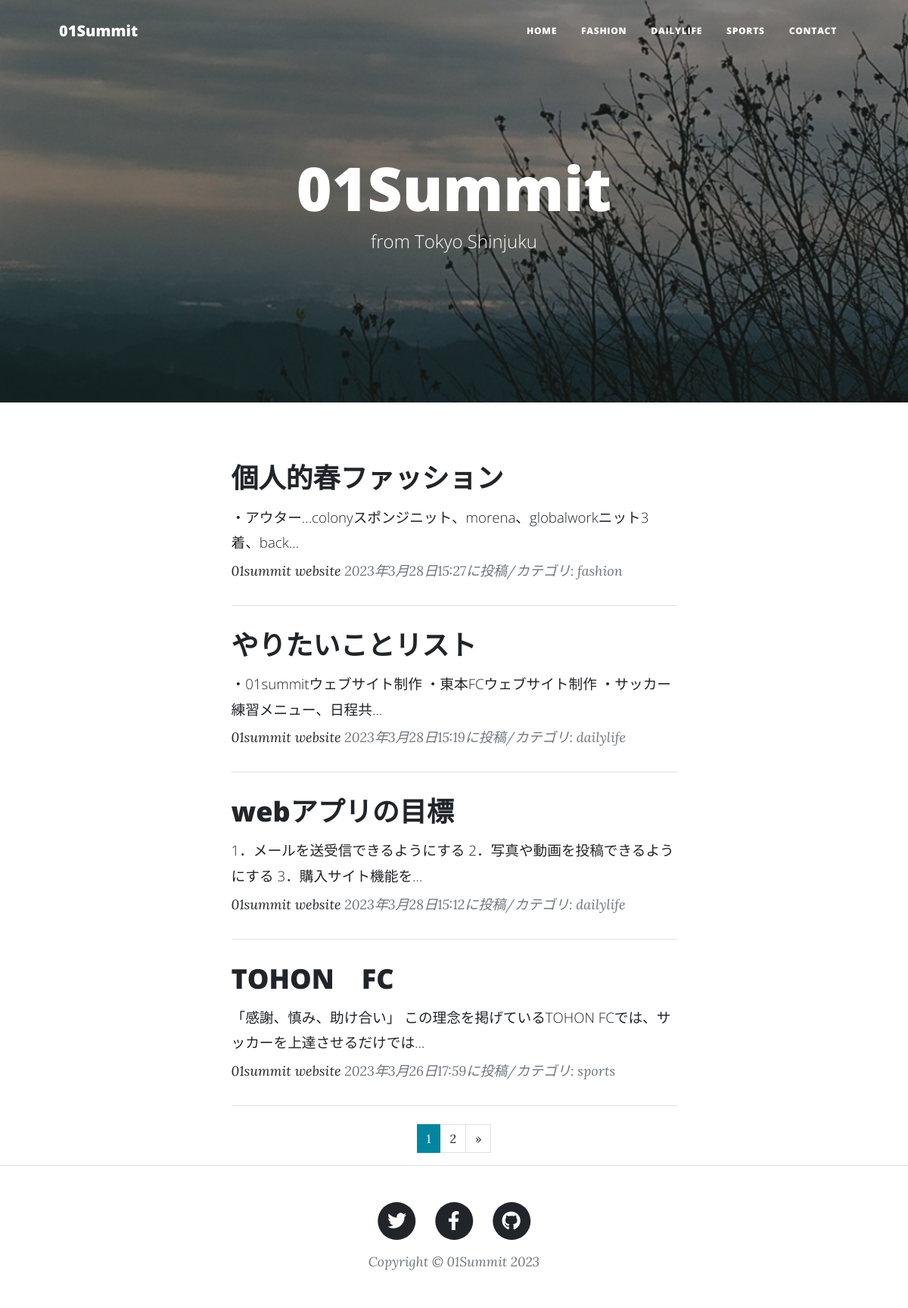
The page / on the database its author committed.
### blogapp/models.py (models this page shows, shortened)
class BlogPost(models.Model):
    CATEGORY = (('fashion', 'fashion')),(('dailylife','dailylife')),(('sports','sports'))
    title = models.CharField(verbose_name='title',max_length=200)
    content = models.TextField(verbose_name='contnet')
    posted_at = models.DateTimeField(verbose_name='datetime',auto_now_add=True)
    category = models.CharField(verbose_name='category',max_length=50,choices=CATEGORY)

### blogapp/views.py (the view)
# urls.py: path('', views.index_view, name='index'),
def index_view(request):
    records = BlogPost.objects.order_by('-posted_at')
    paginator = Paginator(records, 4)
    page_number = request.GET.get('page', 1)
    pages = paginator.page(page_number)
    return render(request, 'index.html', {'orderby_records': pages})

### blogapp/templates/index.html (shortened to what this page needs)
{% extends 'base.html' %}
{% load static %}
        {% block header %}
        <header class="masthead" style="background-image: url({% static 'assets/img/no1.jpg' %})">
            <div class="container position-relative px-4 px-lg-5">
                <div class="row gx-4 gx-lg-5 justify-content-center">
                    <div class="col-md-10 col-lg-8 col-xl-7">
                        <div class="site-heading">
                            <h1> 01Summit </h1>
                            <span class="subheading"> from Tokyo Shinjuku </span>
                        </div>
                    </div>
                </div>
            </div>
        </header>
        {% endblock %}
        {% block contents %}
        <div class="container px-4 px-lg-5">
            <div class="row gx-4 gx-lg-5 justify-content-center">
                <div class="col-md-10 col-lg-8 col-xl-7">
                    {% for record in orderby_records %}
                    <div class="post-preview">
                        <a href="{% url 'blogapp:blog_detail' record.pk %}">
                            <h2 class="post-title">
                                {{record.title}}
                            </h2>
                            <h3 class="post-subtitle">
                                <span style="font-size : 14pt">
                                    {{record.content|truncatechars:50}}
                                </span>
                            </h3>
                        </a>
                        <p class="post-meta">
                            <a href="#"> 01summit website</a>
                            {{record.posted_at}}に投稿/カテゴリ:
                            {{record.category}}</p>
                    </div>
                    <hr class="my-4" />
                    {% endfor %}
                    {% include "pagination.html" %}
                </div>
            </div>
        </div>
        {% endblock %}

### blogapp/templates/base.html (shortened to what this page needs)
{% load static %}
<!DOCTYPE html>
<html lang="ja">
    <head>
        <link href={% static "css/styles.css" %} rel="stylesheet" />
    </head>
    <body>
        <nav class="navbar navbar-expand-lg navbar-light" id="mainNav">
            <div class="container px-4 px-lg-5">
                <a class="navbar-brand" href={% url "blogapp:index" %}> 01Summit </a>
                <div class="collapse navbar-collapse" id="navbarResponsive">
                    <ul class="navbar-nav ms-auto py-4 py-lg-0">
                        <li class="nav-item"><a class="nav-link px-lg-3 py-3 py-lg-4" href="{% url "blogapp:index" %}">Home</a></li>
                        <li class="nav-item"><a class="nav-link px-lg-3 py-3 py-lg-4" href="{% url 'blogapp:fashion_list' %}">FASHION</a></li>
                        <li class="nav-item"><a class="nav-link px-lg-3 py-3 py-lg-4" href="{% url 'blogapp:dailylife_list'%}">DAILYLIFE</a></li>
                        <li class="nav-item"><a class="nav-link px-lg-3 py-3 py-lg-4" href="{% url 'blogapp:sports_list' %}">SPORTS</a></li>
                        <li class="nav-item"><a class="nav-link px-lg-3 py-3 py-lg-4" href="{% url 'blogapp:contact' %}">CONTACT</a></li>
                    </ul>
                </div>
            </div>
        </nav>
        {% block header %}{% endblock %}
        {% block contents %}{% endblock %}
        <footer class="border-top">
            <div class="container px-4 px-lg-5">
                <div class="row gx-4 gx-lg-5 justify-content-center">
                    <div class="col-md-10 col-lg-8 col-xl-7">
                        <ul class="list-inline text-center">
                            <li class="list-inline-item">
                                <a href="https://twitter.com/">
                                    <span class="fa-stack fa-lg">
                                        <i class="fas fa-circle fa-stack-2x"></i>
                                        <i class="fab fa-twitter fa-stack-1x fa-inverse"></i>
                                    </span>
                                </a>
                            </li>
                            <li class="list-inline-item">
                                <a href="https://www.facebook.com/">
                                    <span class="fa-stack fa-lg">
                                        <i class="fas fa-circle fa-stack-2x"></i>
                                        <i class="fab fa-facebook-f fa-stack-1x fa-inverse"></i>
                                    </span>
                                </a>
                            </li>
                            <li class="list-inline-item">
                                <a href="https://github.co.jp/">
                                    <span class="fa-stack fa-lg">
                                        <i class="fas fa-circle fa-stack-2x"></i>
                                        <i class="fab fa-github fa-stack-1x fa-inverse"></i>
                                    </span>
                                </a>
                            </li>
                        </ul>
                        <div class="small text-center text-muted fst-italic">Copyright &copy; 01Summit 2023</div>
                    </div>
                </div>
            </div>
        </footer>
    </body>
</html>

### blogapp/templates/pagination.html (shortened to what this page needs)
<ul class="pagination" style="justify-content:center">
    {% for num in orderby_records.paginator.page_range %}
        {% if orderby_records.number == num %}
        <li class="page-item active">
            <span class="page-link">{{ num }}</span>
        </li>
        {% else %}
        <li class="page-item">
            <a class="page-link" href="?page={{ num }}">{{ num }}</a>
        </li>
        {% endif %}
    {% endfor %}
    {% if orderby_records.has_next %}
    <li class="page-item">
        <a class="page-link" href="?page={{ orderby_records.next_page_number }}" aria-label="Next">
            <span aria-hidden="true">&raquo;</span>
        </a>
    </li>
    {% endif %}
</ul>

### rows shown on the page
BlogPost: title "個人的春ファッション", content "・アウター...colonyスポンジニット、morena、globalworkニット3着、back…", posted_at "2023年3月28日15:27", category "fashion"
BlogPost: title "やりたいことリスト", content "・01summitウェブサイト制作 ・東本FCウェブサイト制作 ・サッカー練習メニュー、日程共…", posted_at "2023年3月28日15:19", category "dailylife"
BlogPost: title "webアプリの目標", content "1．メールを送受信できるようにする 2．写真や動画を投稿できるようにする 3．購入サイト機能を…", posted_at "2023年3月28日15:12", category "dailylife"
BlogPost: title "TOHON FC", content "「感謝、慎み、助け合い」 この理念を掲げているTOHON FCでは、サッカーを上達させるだけでは…", posted_at "2023年3月26日17:59", category "sports"

### other values the page prints
{{ num }} "1"
{{ num }} "2"
